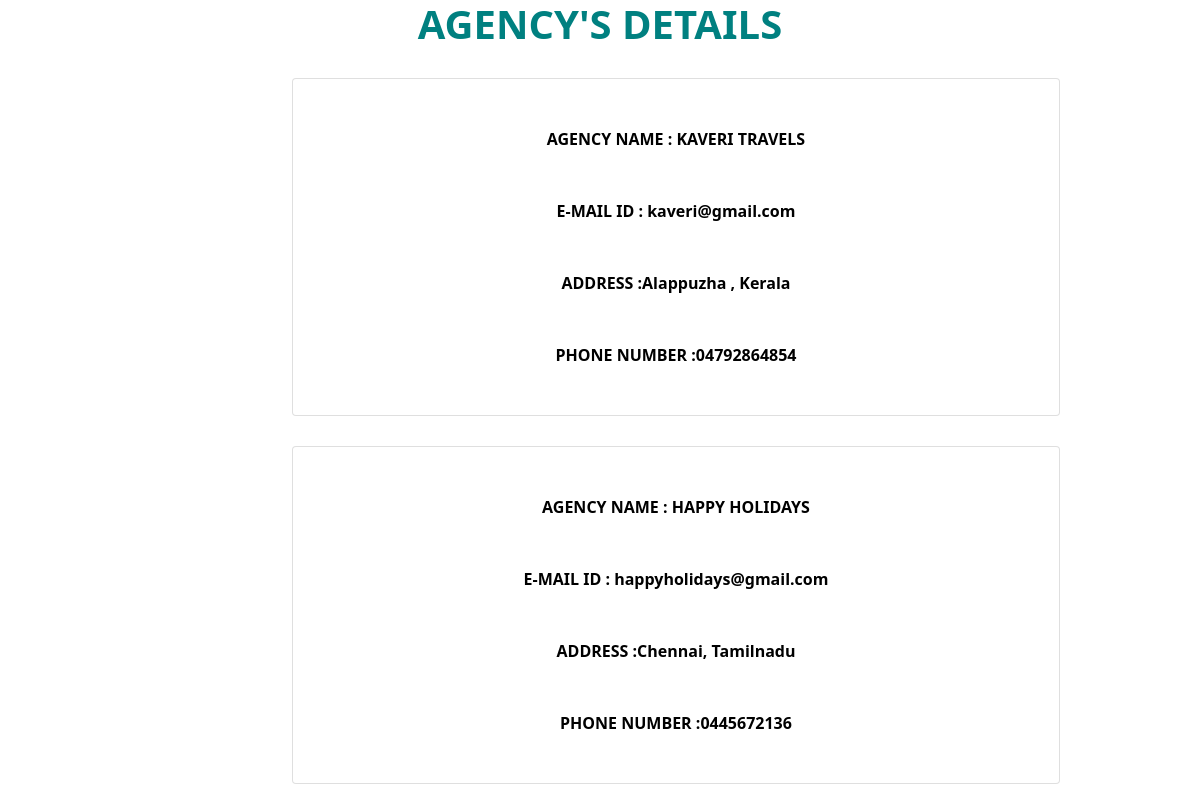
Screenshot of /bonvoyage_app/agencydetails/ with the database file from the repository.
### bonvoyage_app/models.py (models this page shows)
class agencyregmodel(models.Model):
    agency=models.CharField(max_length=20)
    email=models.EmailField()
    address=models.CharField(max_length=200)
    phone=models.CharField(max_length=20)
    password=models.CharField(max_length=20)

### bonvoyage_app/views.py (the view)
# urls.py: path('agencydetails/',agencydetails),
def agencydetails(request):
    a=agencyregmodel.objects.all()
    return render(request,'agencydetails.html',{'a':a})

### bonvoyage_app/templates/agencydetails.html (shortened to what this page needs)
<!DOCTYPE html>
<html lang="en">
<head>
    <link href="https://cdn.jsdelivr.net/npm/bootstrap@5.0.2/dist/css/bootstrap.min.css" rel="stylesheet"
>
</head>
<body background="https://img.freepik.com/premium-vector/white-clouds-blue-sky-seamless-pattern-different-form-fluffy-clouds-light-heaven-background-vector-flat-cartoon-style-abstract-endless-texture-web-covers-decoration-kids-print-design_502274-343.jpg?w=2000">
<center><h1 style="color:teal;"><strong>AGENCY'S DETAILS</strong></h1></center>
<form method="post">{% csrf_token %}
    {% for i in a %}
    <div class="container" style="margin-top:30px;">
        <div class="card" style="text-align:center;color:black;width: 48rem;margin-left:250px;"><br><br>
        <label><b>AGENCY NAME : {{i.agency}}</b></label><br><br>
        <label><b>E-MAIL ID : {{i.email}}</b></label><br><br>
        <label><b>ADDRESS :{{i.address}}</b></label><br><br>
        <label><b>PHONE NUMBER :{{i.phone}}</b></label><br><br>
        </div>
    </div>
    {% endfor %}
</form>
</body>
</html>

### rows the page displays
agencyregmodel: agency "KAVERI TRAVELS", email "kaveri@gmail.com", address "Alappuzha , Kerala", phone "04792864854"
agencyregmodel: agency "HAPPY HOLIDAYS", email "happyholidays@gmail.com", address "Chennai, Tamilnadu", phone "0445672136"
